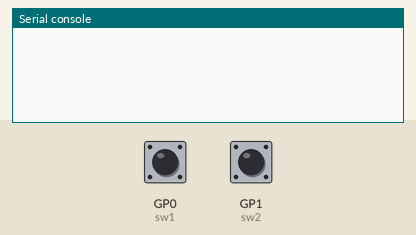
Simulated run of this program. Board: Raspberry Pi Pico running MicroPython. On the bench: the last lines printed to the serial console. Inputs (shaded band) come from the test bench; at power-on: GP0 (sw1) HIGH, GP1 (sw2) HIGH.

Above: at 1.2 s.
1.3 s: GP0 (sw1) pulled LOW for 0.15 s
At 2.5 s:
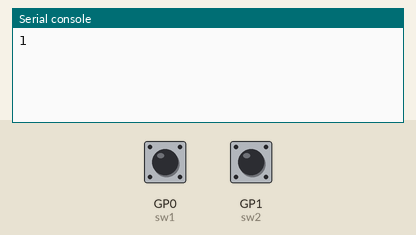
2.9 s: GP1 (sw2) pulled LOW for 0.15 s
At 3.8 s:
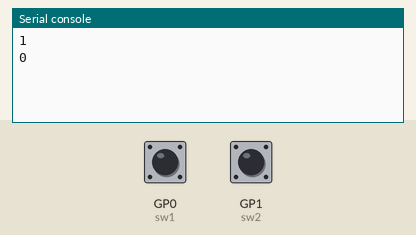
4.5 s: GP0 (sw1) pulled LOW for 1 s
At 5.4 s:
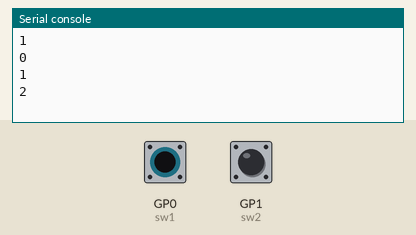
7.0 s: GP1 (sw2) pulled LOW for 3.2 s
At 10.4 s:
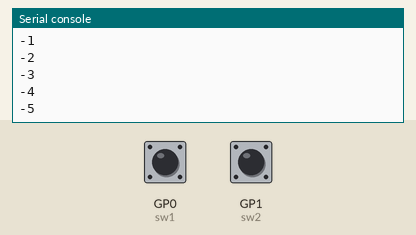
Timing chart, 0 to 11.9 s (numbered marks = the images above; inputs shaded):
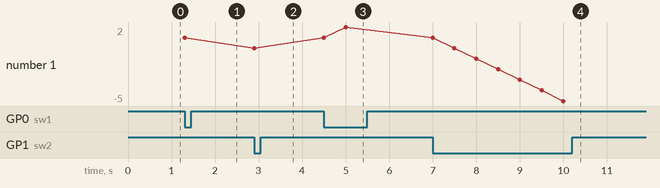

The program:

2_switches_up_down_counter.py
```python
from machine import Pin
import time
#led = Pin("LED", Pin.OUT)

sw1 = Pin(0, Pin.IN, Pin.PULL_UP)  # 13 number pin is input
sw2 = Pin(1, Pin.IN, Pin.PULL_UP)  # 13 number pin is input

#sw = Pin(13, Pin.IN)  # 13 number pin is input

#sw = Pin(13, Pin.IN, Pin.PULL_DOWN)  # 13 number pin is input

count = 0

while True:	# infinite loop
    a = sw1.value()
    b = sw2.value()
    if a == 0:
        count = count + 1
        print(count)
        time.sleep(0.5)

    if b == 0:
        count = count - 1
        print(count)
        time.sleep(0.5)
    
```

Measured:
- after the input at 1.3 s, the serial console: prints a new line at once (image 1)
- after the input at 2.9 s, the serial console: prints a new line at once (image 2)
- after the input at 4.5 s, the serial console: prints a new line at once (image 3)
- after the input at 7.0 s, the serial console: prints a new line after 0.50 s (image 4)
- plotted number 1: 1 → 0 after the input at 2.9 s, 0 → 2 after the input at 4.5 s, 2 → -5 after the input at 7.0 s
